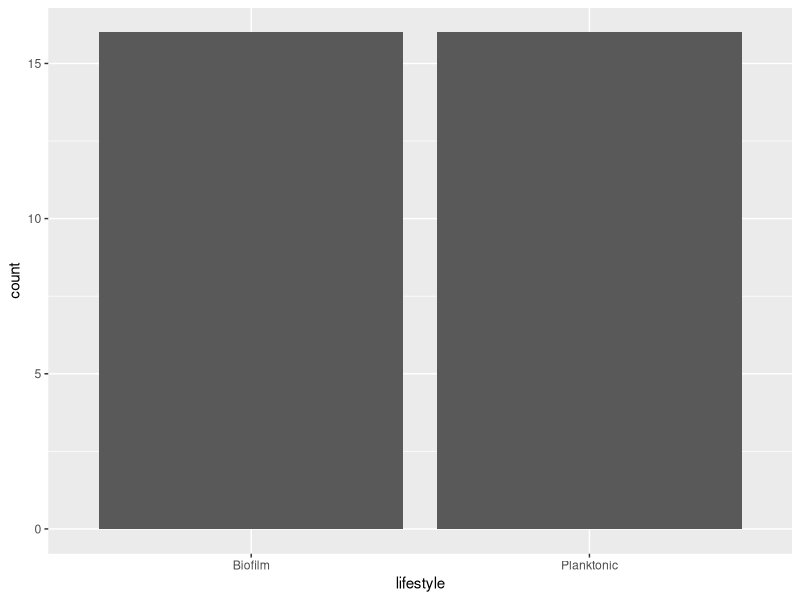
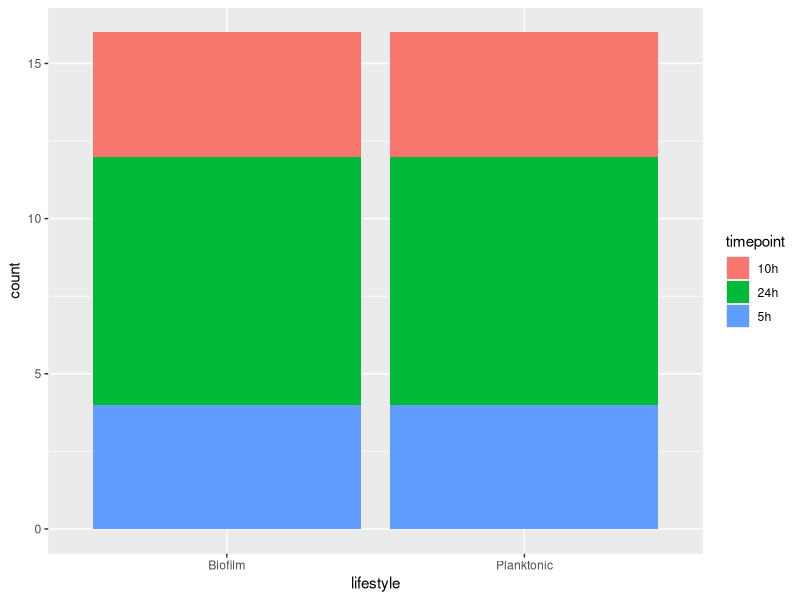
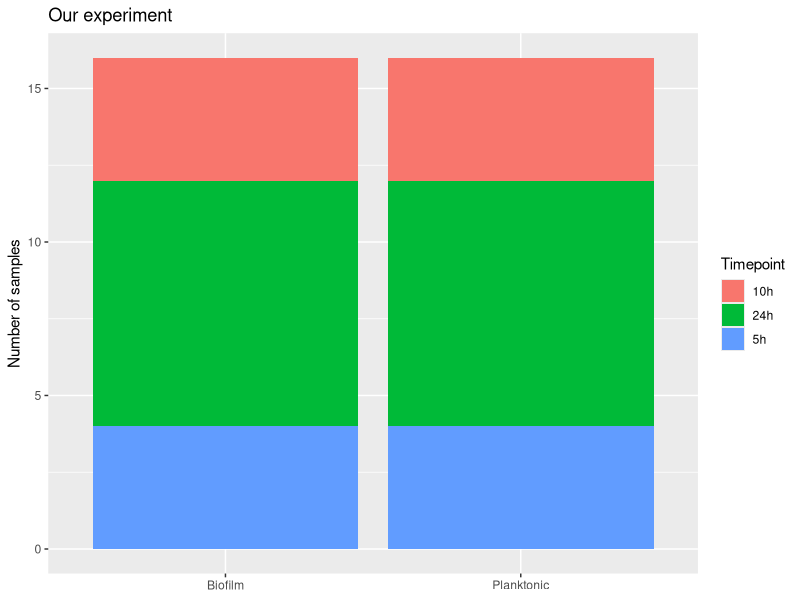

These charts were generated, in order, by the following R code:
## ---- chunk 1
library(tidyverse)
library(here)   # here() builds paths from the project root, so they work wherever you run this
meta <- read_tsv(here("project/data", "metadata.tsv"), show_col_types = FALSE)
## ---- chunk 2
ggplot(meta, aes(x = lifestyle)) +   # data + aesthetic
  geom_bar()                         # geom: one bar per group
## ---- chunk 3
ggplot(meta, aes(x = lifestyle, fill = timepoint)) +
  geom_bar()
## ---- chunk 4
ggplot(meta, aes(x = lifestyle, fill = timepoint)) +
  geom_bar() +
  labs(title = "Our experiment", x = NULL, y = "Number of samples", fill = "Timepoint")
## ---- chunk 5
# your code here
